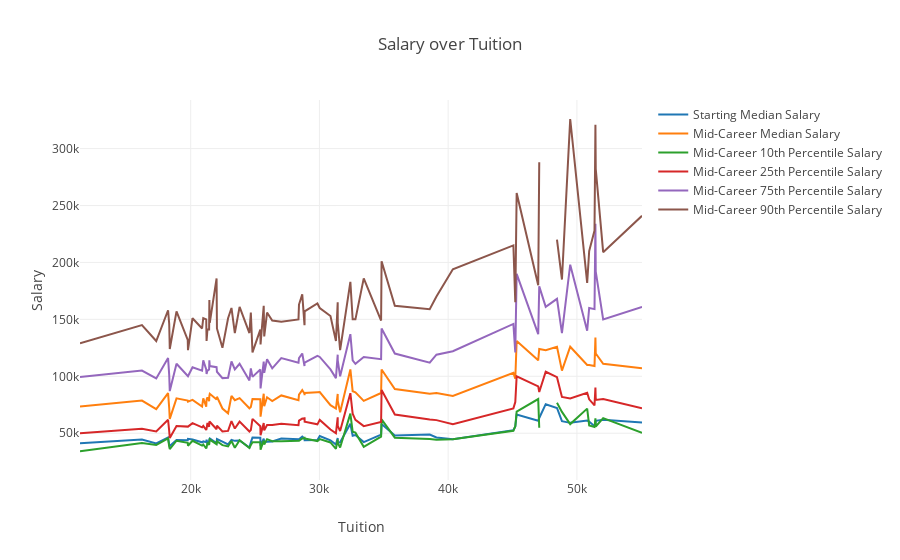

Notebook source saved alongside this figure:
### Code cell
info_tuition= all_info.sort_values(by=['tuition_and_fees'])
# trace = go.Scatter(x=rank_dp['rank'], y=rank_dp['Starting Median Salary'])
trace_list = []
for i in info_tuition.columns[3:9]:
    trace_list.append(go.Scatter(x=info_tuition['tuition_and_fees'], y=info_tuition[i], name = i))
    
layout = go.Layout(
    title='Salary over Tuition',
    xaxis = dict(title = 'Tuition'),
    yaxis = dict(title = 'Salary'),
)
fig = go.Figure(data=trace_list, layout=layout)
py.offline.iplot(fig)

# trace_list

### Figure 1 — Plotly figure (JSON) as saved in the notebook; plotly's stock layout.template omitted (floating-point values rounded to 4 significant figures; data arrays with more than 128 entries replaced by an {"elided": "..."} marker saying what was removed)
{"data": [{"name": "Starting Median Salary", "type": "scatter", "uid": "7d5a6d18-dc75-463f-bc65-0a2441ee723b", "x": {"elided": "268 int values"}, "y": {"elided": "268 int values"}}, {"name": "Mid-Career Median Salary", "type": "scatter", "uid": "7a784cad-e98e-44d6-a63b-c046413392a2", "x": {"elided": "268 int values"}, "y": {"elided": "268 int values"}}, {"name": "Mid-Career 10th Percentile Salary", "type": "scatter", "uid": "ec1cde25-9e82-49f8-883e-47e99e8713f8", "x": {"elided": "268 int values"}, "y": {"elided": "268 int values"}}, {"name": "Mid-Career 25th Percentile Salary", "type": "scatter", "uid": "629ee930-a1bb-40d2-8690-cc274ec538d3", "x": {"elided": "268 int values"}, "y": {"elided": "268 int values"}}, {"name": "Mid-Career 75th Percentile Salary", "type": "scatter", "uid": "96523d81-e817-4b28-b913-b4f2b6960710", "x": {"elided": "268 int values"}, "y": {"elided": "268 int values"}}, {"name": "Mid-Career 90th Percentile Salary", "type": "scatter", "uid": "4751148a-a27e-4995-845a-9de02457ad22", "x": {"elided": "268 int values"}, "y": {"elided": "268 int values"}}], "layout": {"title": "Salary over Tuition", "xaxis": {"title": "Tuition"}, "yaxis": {"title": "Salary"}}}
